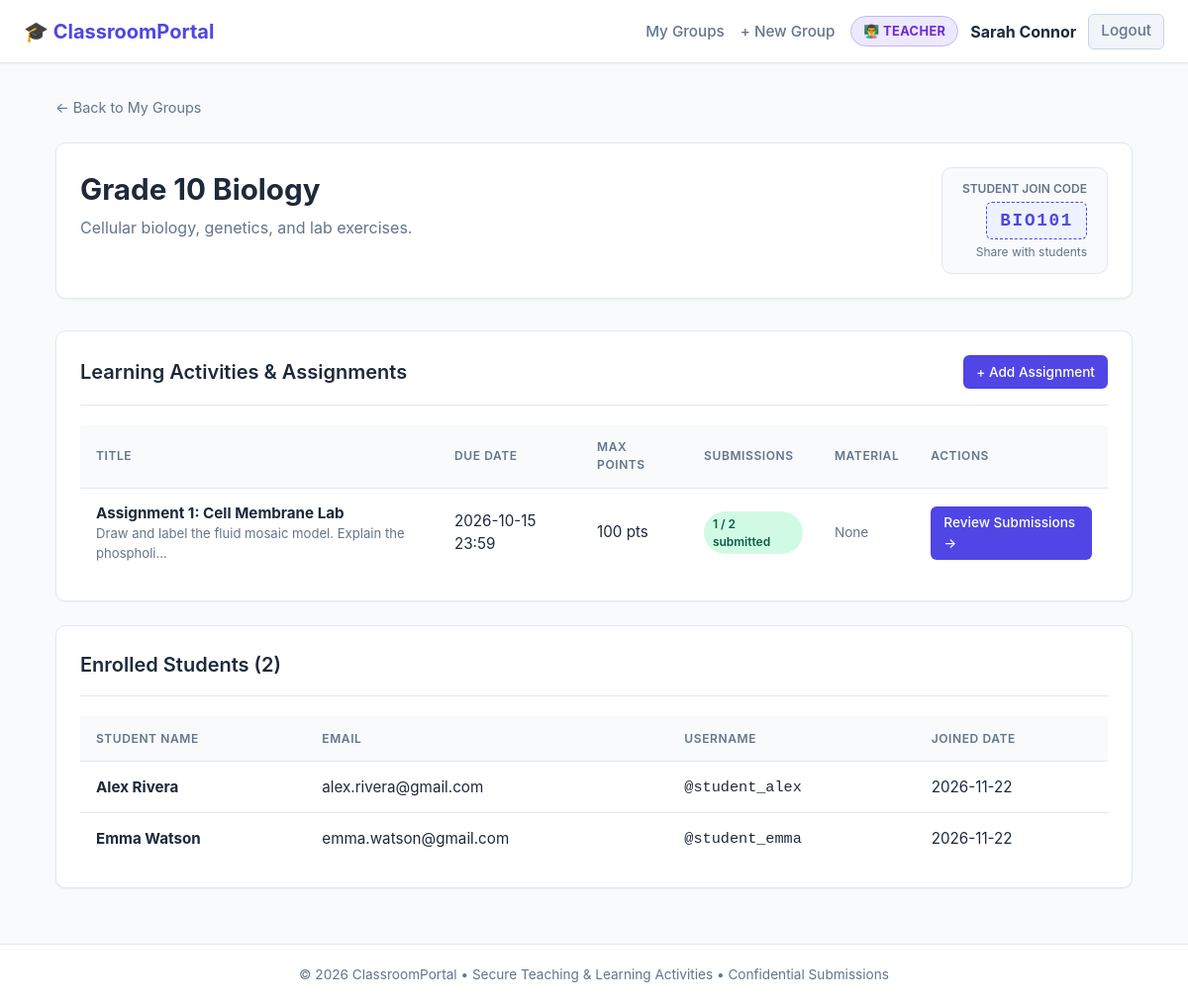
The app's page /teacher/groups/11 (signed in) with its own data.
### tables this page shows
CREATE TABLE users (
            id INTEGER PRIMARY KEY AUTOINCREMENT,
            username TEXT UNIQUE NOT NULL,
            email TEXT UNIQUE NOT NULL,
            password_hash TEXT NOT NULL,
            role TEXT NOT NULL CHECK(role IN ('teacher', 'student')),
            full_name TEXT NOT NULL,
            created_at TIMESTAMP DEFAULT CURRENT_TIMESTAMP
        );

CREATE TABLE groups (
            id INTEGER PRIMARY KEY AUTOINCREMENT,
            name TEXT NOT NULL,
            description TEXT,
            join_code TEXT UNIQUE NOT NULL,
            teacher_id INTEGER NOT NULL,
            created_at TIMESTAMP DEFAULT CURRENT_TIMESTAMP,
            FOREIGN KEY (teacher_id) REFERENCES users(id) ON DELETE CASCADE
        );

CREATE TABLE assignments (
            id INTEGER PRIMARY KEY AUTOINCREMENT,
            group_id INTEGER NOT NULL,
            title TEXT NOT NULL,
            description TEXT NOT NULL,
            due_date TEXT,
            max_points INTEGER DEFAULT 100,
            attachment_filename TEXT,
            original_attachment_name TEXT,
            created_at TIMESTAMP DEFAULT CURRENT_TIMESTAMP,
            FOREIGN KEY (group_id) REFERENCES groups(id) ON DELETE CASCADE
        );

CREATE TABLE group_memberships (
            id INTEGER PRIMARY KEY AUTOINCREMENT,
            group_id INTEGER NOT NULL,
            student_id INTEGER NOT NULL,
            joined_at TIMESTAMP DEFAULT CURRENT_TIMESTAMP,
            FOREIGN KEY (group_id) REFERENCES groups(id) ON DELETE CASCADE,
            FOREIGN KEY (student_id) REFERENCES users(id) ON DELETE CASCADE,
            UNIQUE(group_id, student_id)
        );

### app.py (the view)
@app.route('/teacher/groups/<int:group_id>')
@teacher_required
def teacher_group_detail(group_id):
    db = get_db()
    group = db.execute(
        'SELECT * FROM groups WHERE id = ? AND teacher_id = ?',
        (group_id, g.user['id'])
    ).fetchone()
    if not group:
        flash('Group not found or access unauthorized.', 'danger')
        return redirect(url_for('teacher_dashboard'))
    assignments = db.execute(
        '''SELECT a.*,
                  (SELECT COUNT(*) FROM submissions s WHERE s.assignment_id = a.id) AS submission_count,
                  (SELECT COUNT(*) FROM group_memberships m WHERE m.group_id = a.group_id) AS total_students
           FROM assignments a
           WHERE a.group_id = ?
           ORDER BY a.created_at DESC''',
        (group_id,)
    ).fetchall()
    members = db.execute(
        '''SELECT u.id, u.full_name, u.email, u.username, m.joined_at
           FROM group_memberships m
           JOIN users u ON m.student_id = u.id
           WHERE m.group_id = ?
           ORDER BY u.full_name ASC''',
        (group_id,)
    ).fetchall()
    return render_template('teacher/group_detail.html', group=group, assignments=assignments, members=members)

### app.py (called while the page is built)
def get_db():
    db = getattr(g, '_database', None)
    if db is None:
        db_file = app.config.get('DATABASE_PATH', DATABASE_PATH)
        db = g._database = create_connection(db_file)
    return db

@app.teardown_appcontext
def close_connection(exception):
    db = getattr(g, '_database', None)
    if db is not None:
        db.close()

def get_current_user():
    if 'user_id' not in session:
        return None
    db = get_db()
    user = db.execute('SELECT * FROM users WHERE id = ?', (session['user_id'],)).fetchone()
    return user

@app.before_request
def load_user():
    g.user = get_current_user()

def teacher_required(f):
    @wraps(f)
    def decorated_function(*args, **kwargs):
        if g.user is None or g.user['role'] != 'teacher':
            flash('Access restricted to teachers only.', 'danger')
            return redirect(url_for('index'))
        return f(*args, **kwargs)
    return decorated_function

### database.py (called while the page is built)
def create_connection(path=None):
    db_file = path or DATABASE_PATH
    conn = sqlite3.connect(db_file)
    conn.row_factory = sqlite3.Row
    conn.execute("PRAGMA foreign_keys = ON;")
    return conn

### templates/teacher/group_detail.html (shortened to what this page needs)
{% extends "base.html" %}
{% block content %}
<div style="margin-bottom: 1.5rem;">
    <a href="{{ url_for('teacher_dashboard') }}" style="color: var(--text-muted); text-decoration: none; font-size: 0.9rem;">
        &larr; Back to My Groups
    </a>
</div>
<div class="card" style="margin-bottom: 2rem;">
    <div style="display: flex; justify-content: space-between; align-items: flex-start; flex-wrap: wrap; gap: 1rem;">
        <div>
            <h1 style="font-size: 1.85rem; font-weight: 700; margin-bottom: 0.25rem;">{{ group['name'] }}</h1>
            {% if group['description'] %}
                <p style="color: var(--text-muted); font-size: 1rem; max-width: 700px;">{{ group['description'] }}</p>
            {% endif %}
        </div>
        <div style="text-align: right; background-color: #f8fafc; border: 1px solid var(--border-color); padding: 0.75rem 1.25rem; border-radius: var(--radius-md);">
            <div style="font-size: 0.75rem; text-transform: uppercase; font-weight: 600; color: var(--text-muted); margin-bottom: 0.25rem;">
                Student Join Code
            </div>
            <span class="code-pill">{{ group['join_code'] }}</span>
            <div style="font-size: 0.75rem; color: var(--text-muted); margin-top: 0.25rem;">Share with students</div>
        </div>
    </div>
</div>
<div class="card">
    <div class="card-header">
        <h2 class="card-title">Learning Activities &amp; Assignments</h2>
        <a href="{{ url_for('teacher_create_assignment', group_id=group['id']) }}" class="btn btn-primary btn-sm">
            + Add Assignment
        </a>
    </div>
    {% if assignments %}
        <div class="table-container">
            <table class="table">
                <thead>
                    <tr>
                        <th>Title</th>
                        <th>Due Date</th>
                        <th>Max Points</th>
                        <th>Submissions</th>
                        <th>Material</th>
                        <th>Actions</th>
                    </tr>
                </thead>
                <tbody>
                    {% for a in assignments %}
                        <tr>
                            <td>
                                <strong>{{ a['title'] }}</strong>
                                <div style="font-size: 0.82rem; color: var(--text-muted);">{{ a['description'][:60] }}{% if a['description']|length > 60 %}...{% endif %}</div>
                            </td>
                            <td>
                                {% if a['due_date'] %}
                                    <span>{{ a['due_date'] }}</span>
                                {% else %}
                                    <span style="color: var(--text-muted);">No deadline</span>
                                {% endif %}
                            </td>
                            <td>{{ a['max_points'] }} pts</td>
                            <td>
                                <span class="badge {% if a['submission_count'] > 0 %}badge-success{% else %}badge-secondary{% endif %}">
                                    {{ a['submission_count'] }} / {{ a['total_students'] }} submitted
                                </span>
                            </td>
                            <td>
                                {% if a['attachment_filename'] %}
                                    <a href="{{ url_for('download_assignment_attachment', assignment_id=a['id']) }}" class="btn btn-secondary btn-sm" title="Download Material">
                                        📎 Download
                                    </a>
                                {% else %}
                                    <span style="color: var(--text-muted); font-size: 0.85rem;">None</span>
                                {% endif %}
                            </td>
                            <td>
                                <a href="{{ url_for('teacher_assignment_submissions', assignment_id=a['id']) }}" class="btn btn-primary btn-sm">
                                    Review Submissions &rarr;
                                </a>
                            </td>
                        </tr>
                    {% endfor %}
                </tbody>
            </table>
        </div>
    {% endif %}
</div>
<div class="card">
    <div class="card-header">
        <h2 class="card-title">Enrolled Students ({{ members|length }})</h2>
    </div>
    {% if members %}
        <div class="table-container">
            <table class="table">
                <thead>
                    <tr>
                        <th>Student Name</th>
                        <th>Email</th>
                        <th>Username</th>
                        <th>Joined Date</th>
                    </tr>
                </thead>
                <tbody>
                    {% for m in members %}
                        <tr>
                            <td><strong>{{ m['full_name'] }}</strong></td>
                            <td>{{ m['email'] }}</td>
                            <td><code>@{{ m['username'] }}</code></td>
                            <td>{{ m['joined_at'][:10] }}</td>
                        </tr>
                    {% endfor %}
                </tbody>
            </table>
        </div>
    {% else %}
        <div style="text-align: center; padding: 2rem 1rem; color: var(--text-muted);">
            <p>No students have joined this group yet. Share Join Code: <strong>{{ group['join_code'] }}</strong> with your students.</p>
        </div>
    {% endif %}
</div>
{% endblock %}

### templates/base.html (shortened to what this page needs)
<!DOCTYPE html>
<html lang="en">
<head>
    <link rel="stylesheet" href="{{ url_for('static', filename='css/style.css') }}">
</head>
<body>
    <header class="navbar">
        <a href="{{ url_for('index') }}" class="nav-brand">
            <span>🎓 ClassroomPortal</span>
        </a>
        <nav>
            <ul class="nav-links">
                {% if g.user %}
                    {% if g.user['role'] == 'teacher' %}
                        <li><a href="{{ url_for('teacher_dashboard') }}">My Groups</a></li>
                        <li><a href="{{ url_for('teacher_create_group') }}">+ New Group</a></li>
                    {% else %}
                        <li><a href="{{ url_for('student_dashboard') }}">My Classes</a></li>
                        <li><a href="{{ url_for('student_join_group') }}">+ Join Group</a></li>
                    {% endif %}
                    <li class="nav-user">
                        {% if g.user['role'] == 'teacher' %}
                            <span class="user-badge teacher">👨‍🏫 Teacher</span>
                        {% else %}
                            <span class="user-badge student">👨‍🎓 Student</span>
                        {% endif %}
                        <strong>{{ g.user['full_name'] }}</strong>
                        <a href="{{ url_for('logout') }}" class="btn btn-secondary btn-sm">Logout</a>
                    </li>
                {% else %}
                    <li><a href="{{ url_for('login') }}">Log In</a></li>
                    <li><a href="{{ url_for('register') }}" class="btn btn-primary btn-sm">Register</a></li>
                {% endif %}
            </ul>
        </nav>
    </header>
    <main class="container">
        {% block content %}{% endblock %}
    </main>
    <footer>
        <p>&copy; 2026 ClassroomPortal &bull; Secure Teaching &amp; Learning Activities &bull; Confidential Submissions</p>
    </footer>
</body>
</html>

### static/css/style.css (style rules this page uses)
:root { --primary: #4f46e5; --primary-hover: #4338ca; --primary-light: #eef2ff; --secondary: #0ea5e9; --success: #10b981; --success-light: #d1fae5; --warning: #f59e0b; --warning-light: #fef3c7; --danger: #ef4444; --danger-light: #fee2e2; --text-main: #1e293b; --text-muted: #64748b; --bg-page: #f8fafc; --bg-card: #ffffff; --border-color: #e2e8f0; --radius-sm: 6px; --radius-md: 10px; --radius-lg: 14px; --shadow-sm: 0 1px 2px 0 rgba(0, 0, 0, 0.05); --shadow-md: 0 4px 6px -1px rgba(0, 0, 0, 0.1), 0 2px 4px -1px rgba(0, 0, 0, 0.06); --shadow-lg: 0 10px 15px -3px rgba(0, 0, 0, 0.1), 0 4px 6px -2px rgba(0, 0, 0, 0.05); }
* { box-sizing: border-box; margin: 0; padding: 0; }
body { font-family: -apple-system, BlinkMacSystemFont, "Segoe UI", Roboto, "Helvetica Neue", Arial, sans-serif; background-color: var(--bg-page); color: var(--text-main); line-height: 1.5; min-height: 100vh; display: flex; flex-direction: column; }
.navbar { background: #ffffff; border-bottom: 1px solid var(--border-color); padding: 0.85rem 1.5rem; display: flex; justify-content: space-between; align-items: center; box-shadow: var(--shadow-sm); position: sticky; top: 0; z-index: 50; }
.nav-brand { font-size: 1.25rem; font-weight: 700; color: var(--primary); text-decoration: none; display: flex; align-items: center; gap: 0.5rem; }
.nav-links { display: flex; align-items: center; gap: 1rem; list-style: none; }
.nav-links a { color: var(--text-muted); text-decoration: none; font-weight: 500; font-size: 0.95rem; transition: color 0.15s ease; }
.nav-user { display: flex; align-items: center; gap: 0.75rem; }
.user-badge { padding: 0.2rem 0.6rem; border-radius: 9999px; font-size: 0.75rem; font-weight: 600; text-transform: uppercase; letter-spacing: 0.05em; }
.user-badge.teacher { background-color: #ede9fe; color: #6d28d9; border: 1px solid #ddd6fe; }
.container { width: 100%; max-width: 1120px; margin: 0 auto; padding: 2rem 1rem; flex: 1; }
.card { background-color: var(--bg-card); border: 1px solid var(--border-color); border-radius: var(--radius-md); box-shadow: var(--shadow-sm); padding: 1.5rem; margin-bottom: 1.5rem; }
.card-header { display: flex; justify-content: space-between; align-items: center; border-bottom: 1px solid var(--border-color); padding-bottom: 1rem; margin-bottom: 1.25rem; }
.card-title { font-size: 1.25rem; font-weight: 600; color: var(--text-main); }
.btn { display: inline-flex; align-items: center; justify-content: center; padding: 0.6rem 1.2rem; border-radius: var(--radius-sm); font-size: 0.95rem; font-weight: 500; text-decoration: none; cursor: pointer; border: 1px solid transparent; transition: all 0.15s ease; gap: 0.4rem; }
.btn-primary { background-color: var(--primary); color: #ffffff; }
.btn-secondary { background-color: #f1f5f9; color: #334155; border-color: #cbd5e1; }
.btn-sm { padding: 0.35rem 0.75rem; font-size: 0.85rem; }
.table-container { overflow-x: auto; }
.table { width: 100%; border-collapse: collapse; font-size: 0.95rem; text-align: left; }
.table th, .table td { padding: 0.85rem 1rem; border-bottom: 1px solid var(--border-color); }
.table th { background-color: #f8fafc; color: var(--text-muted); font-weight: 600; text-transform: uppercase; font-size: 0.75rem; letter-spacing: 0.05em; }
.table tr:last-child td { border-bottom: none; }
.badge { display: inline-flex; align-items: center; padding: 0.2rem 0.55rem; border-radius: 9999px; font-size: 0.75rem; font-weight: 600; }
.badge-success { background-color: var(--success-light); color: #065f46; }
.code-pill { display: inline-block; background-color: #eef2ff; color: var(--primary); font-family: monospace; font-size: 1.1rem; font-weight: 700; padding: 0.3rem 0.8rem; border-radius: var(--radius-sm); letter-spacing: 0.1em; border: 1px dashed var(--primary); }
footer { border-top: 1px solid var(--border-color); background-color: #ffffff; padding: 1.25rem 1rem; text-align: center; font-size: 0.85rem; color: var(--text-muted); }
.user-badge { padding: 0.3rem 0.75rem; border-radius: 9999px; font-size: 0.8rem; font-weight: 700; display: inline-flex; align-items: center; gap: 0.35rem; letter-spacing: 0.03em; }
.user-badge.teacher { background-color: #ede9fe; color: #6d28d9; border: 1px solid #c4b5fd; }

### records on screen
users: user.full_name "Sarah Connor"
groups: name "Grade 10 Biology", description "Cellular biology, genetics, and lab exercises.", join_code "BIO101"
assignments: title "Assignment 1: Cell Membrane Lab", description "Draw and label the fluid mosaic model. Explain the phospholi", due_date "2026-10-15 23:59", max_points "100", submission_count "1", total_students "2"
group_memberships: full_name "Alex Rivera", email "alex.rivera@gmail.com", username "student_alex", joined_at "2026-11-22"
group_memberships: full_name "Emma Watson", email "emma.watson@gmail.com", username "student_emma", joined_at "2026-11-22"

### other values on screen
{{ members|length }} "2"
